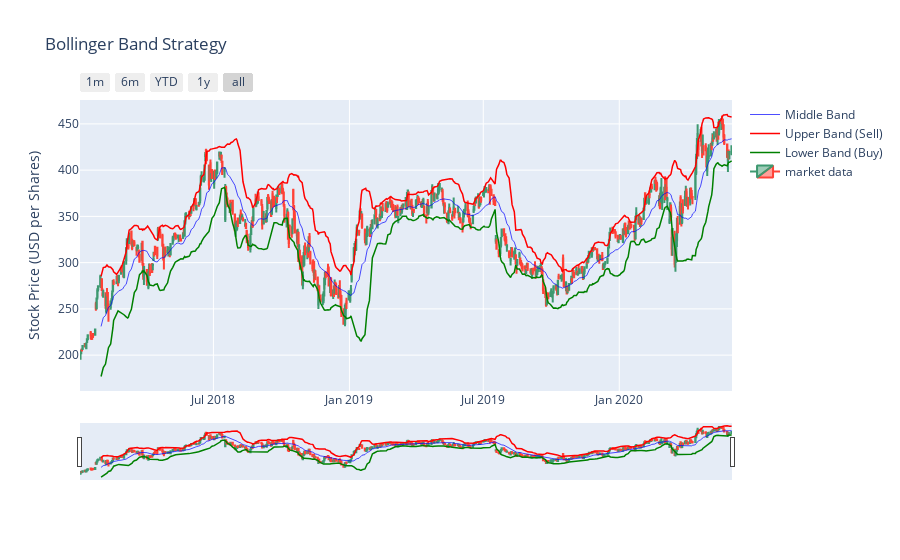

Notebook cell for this chart:
### Code cell
#declare figure
fig = go.Figure()

#Set up traces
fig.add_trace(go.Scatter(x=NFLX_data.index, y= NFLX_data['Middle Band'],line=dict(color='blue', width=.7), name = 'Middle Band'))
fig.add_trace(go.Scatter(x=NFLX_data.index, y= NFLX_data['Upper Band'],line=dict(color='red', width=1.5), name = 'Upper Band (Sell)'))
fig.add_trace(go.Scatter(x=NFLX_data.index, y= NFLX_data['Lower Band'],line=dict(color='green', width=1.5), name = 'Lower Band (Buy)'))

fig.add_trace(go.Candlestick(x=NFLX_data.index,
                open=NFLX_data['Open'],
                high=NFLX_data['High'],
                low=NFLX_data['Low'],
                close=NFLX_data['Close'], name = 'market data'))
# Add titles
fig.update_layout(
    title='Bollinger Band Strategy',
    yaxis_title='Stock Price (USD per Shares)')

# X-Axes
fig.update_xaxes(
    rangeslider_visible=True,
    rangeselector=dict(
        buttons=list([
            dict(count=1, label="1m", step="month", stepmode="backward"),
            dict(count=6, label="6m", step="month", stepmode="backward"),
            dict(count=1, label="YTD", step="year", stepmode="todate"),
            dict(count=1, label="1y", step="year", stepmode="backward"),
            dict(step="all")
        ])
    )
)

#Show
fig.show()

### Figure 1 — Plotly figure (JSON) as saved in the notebook; plotly's stock layout.template omitted (floating-point values rounded to 4 significant figures; data arrays with more than 128 entries replaced by an {"elided": "..."} marker saying what was removed)
{"data": [{"line": {"color": "blue", "width": 0.7}, "name": "Middle Band", "type": "scatter", "x": {"elided": "607 str values"}, "y": {"elided": "607 float values"}}, {"line": {"color": "red", "width": 1.5}, "name": "Upper Band (Sell)", "type": "scatter", "x": {"elided": "607 str values"}, "y": {"elided": "607 float values"}}, {"line": {"color": "green", "width": 1.5}, "name": "Lower Band (Buy)", "type": "scatter", "x": {"elided": "607 str values"}, "y": {"elided": "607 float values"}}, {"close": {"elided": "607 float values"}, "high": {"elided": "607 float values"}, "low": {"elided": "607 float values"}, "name": "market data", "open": {"elided": "607 float values"}, "type": "candlestick", "x": {"elided": "607 str values"}}], "layout": {"title": {"text": "Bollinger Band Strategy"}, "xaxis": {"rangeselector": {"buttons": [{"count": 1, "label": "1m", "step": "month", "stepmode": "backward"}, {"count": 6, "label": "6m", "step": "month", "stepmode": "backward"}, {"count": 1, "label": "YTD", "step": "year", "stepmode": "todate"}, {"count": 1, "label": "1y", "step": "year", "stepmode": "backward"}, {"step": "all"}]}, "rangeslider": {"visible": true}}, "yaxis": {"title": {"text": "Stock Price (USD per Shares)"}}}}
